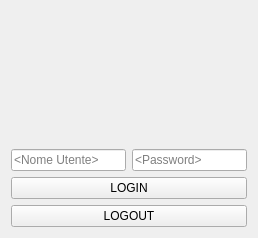
<?xml version="1.0" encoding="UTF-8"?>
<!--
	This file is part of UnivaqLogger software.

	UnivaqLogger is free software: you can redistribute it and/or modify
	it under the terms of the GNU General Public License as published by
	the Free Software Foundation, either version 3 of the License, or
	(at your option) any later version.

	UnivaqLogger is distributed in the hope that it will be useful,
	but WITHOUT ANY WARRANTY; without even the implied warranty of
	MERCHANTABILITY or FITNESS FOR A PARTICULAR PURPOSE.  See the
	GNU General Public License for more details.

	You should have received a copy of the GNU General Public License
	along with UnivaqLogger.  If not, see <http://www.gnu.org/licenses/>.

	Copyright (C) 2013 Walter Tiberti
-->
<ui version="4.0">
 <author>Walter Tiberti</author>
 <class>Form</class>
 <widget class="QWidget" name="Form">
  <property name="geometry">
   <rect>
    <x>0</x>
    <y>0</y>
    <width>258</width>
    <height>238</height>
   </rect>
  </property>
  <property name="sizePolicy">
   <sizepolicy hsizetype="Fixed" vsizetype="Fixed">
    <horstretch>0</horstretch>
    <verstretch>0</verstretch>
   </sizepolicy>
  </property>
  <property name="maximumSize">
   <size>
    <width>258</width>
    <height>238</height>
   </size>
  </property>
  <property name="windowTitle">
   <string notr="true">UnivaqLogger</string>
  </property>
  <layout class="QVBoxLayout" name="verticalLayout">
   <item>
    <widget class="QLabel" name="label">
     <property name="text">
      <string/>
     </property>
     <property name="pixmap">
	  <pixmap>:/UnivaqLogger.png</pixmap>
     </property>
     <property name="alignment">
      <set>Qt::AlignCenter</set>
     </property>
    </widget>
   </item>
   <item>
    <layout class="QHBoxLayout" name="horizontalLayout">
     <item>
      <widget class="QLineEdit" name="nameEdit">
       <property name="text">
        <string extracomment="Nome"/>
       </property>
       <property name="placeholderText">
        <string>&lt;Nome Utente&gt;</string>
       </property>
      </widget>
     </item>
     <item>
      <widget class="QLineEdit" name="passwordEdit">
       <property name="inputMask">
        <string notr="true"/>
       </property>
       <property name="text">
        <string notr="true" extracomment="Password"/>
       </property>
       <property name="maxLength">
        <number>64</number>
       </property>
       <property name="echoMode">
        <enum>QLineEdit::PasswordEchoOnEdit</enum>
       </property>
       <property name="placeholderText">
        <string>&lt;Password&gt;</string>
       </property>
      </widget>
     </item>
    </layout>
   </item>
   <item>
    <widget class="QPushButton" name="loginButton">
     <property name="text">
      <string>LOGIN</string>
     </property>
    </widget>
   </item>
   <item>
    <widget class="QPushButton" name="logoutButton">
     <property name="text">
      <string>LOGOUT</string>
     </property>
    </widget>
   </item>
  </layout>
 </widget>
 <tabstops>
  <tabstop>loginButton</tabstop>
  <tabstop>nameEdit</tabstop>
  <tabstop>passwordEdit</tabstop>
  <tabstop>logoutButton</tabstop>
 </tabstops>
 <resources>
  <include location="risorse.qrc"/>
 </resources>
 <connections/>
</ui>
